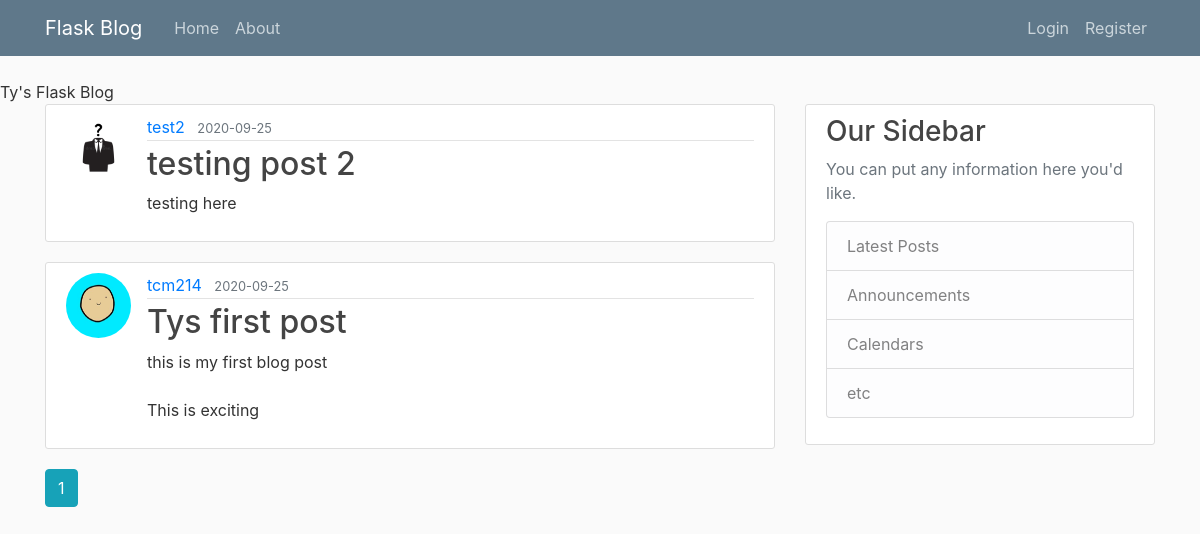
The app's page /home, older data.
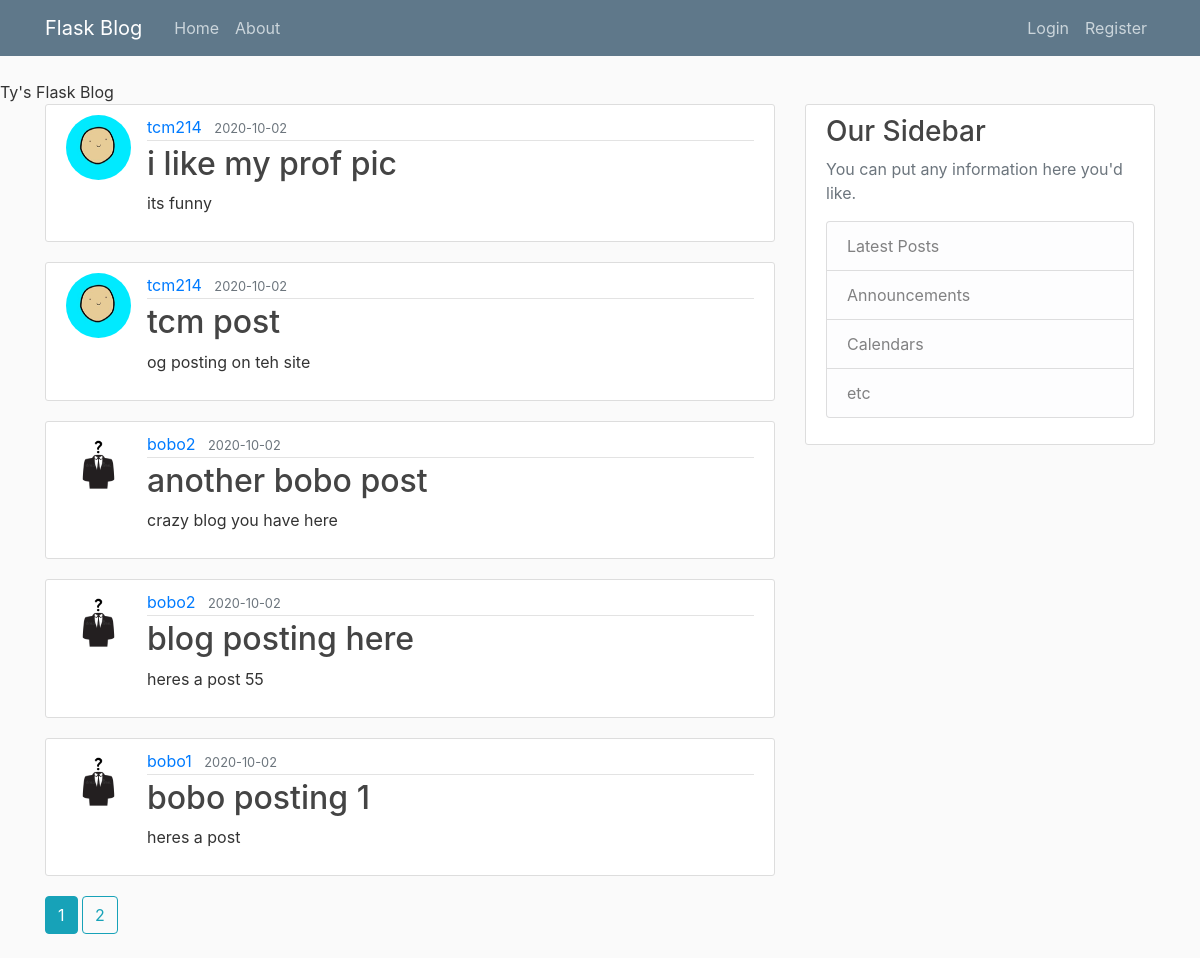
The same page, newer data.
### flask_project/models.py (models this page shows, shortened)
class Post(db.Model):
	id = db.Column(db.Integer, primary_key=True)
	title = db.Column(db.String(80), nullable=False)
	date_posted = db.Column(db.DateTime, nullable=False, default=datetime.utcnow)
	content = db.Column(db.Text, nullable=False)
	user_id = db.Column(db.Integer, db.ForeignKey('user.id'), nullable=False)

class User(db.Model, UserMixin):
	id = db.Column(db.Integer, primary_key=True)
	username = db.Column(db.String(20), unique=True, nullable=False)
	email = db.Column(db.String(120), unique=True, nullable=False)
	image_file = db.Column(db.String(20), nullable=False, default='default.jpg')
	password = db.Column(db.String(60), nullable=False)
	posts = db.relationship('Post', backref='author', lazy=True)

### flask_project/routes.py (the view)
@app.route("/")
@app.route("/home")
def home():
	page = request.args.get('page', 1, type=int)
	posts = Post.query.order_by(Post.date_posted.desc()).paginate(page=page, per_page=5)
	return render_template("home.html", posts=posts)

### flask_project/templates/home.html
{% extends "layout.html" %}
{% block content %}
	{% for post in posts.items %}
		<article class="media content-section">
    <img class="rounded-circle article-img" src="{{ url_for('static', filename='profile_pics/' + post.author.image_file) }}">
      <div class="media-body">
        <div class="article-metadata">
          <a class="mr-2" href="#">{{ post.author.username }}</a>
          <small class="text-muted">{{ post.date_posted.strftime('%Y-%m-%d') }}</small>
        </div>
        <h2><a class="article-title" href="{{ url_for('post', post_id=post.id) }}">{{ post.title }}</a></h2>
        <p class="article-content">{{ post.content }}</p>
      </div>
    </article>
	{% endfor %}
  {% for page_num in posts.iter_pages(left_edge=1, right_edge=1, left_current=1, right_current=2) %}
    {% if page_num %}
      {% if posts.page == page_num %}
        <a class="btn btn-info mb-4"href="{{ url_for('home', page=page_num) }}">{{ page_num }}</a>
      {% else %}
        <a class="btn btn-outline-info mb-4"href="{{ url_for('home', page=page_num) }}">{{ page_num }}</a>
      {% endif %}
    {% else %}
      ...
    {% endif %}
  {% endfor %}
{% endblock content %}

Row changes from the older to the newer data that the page shows:
no longer on this page (row unchanged): Post: image_file (placeholder picture), author.username "test2", date_posted "2020-09-25", title "testing post 2", content "testing here"
no longer on this page (row unchanged): Post: image_file (picture), author.username "tcm214", date_posted "2020-09-25", title "Tys first post", content "this is my first blog post This is exciting"
added Post: image_file (picture), author.username "tcm214", date_posted "2020-10-02", title "i like my prof pic", content "its funny"
added Post: image_file (picture), author.username "tcm214", date_posted "2020-10-02", title "tcm post", content "og posting on teh site"
added Post: image_file (placeholder picture), author.username "bobo2", date_posted "2020-10-02", title "another bobo post", content "crazy blog you have here"
added Post: image_file (placeholder picture), author.username "bobo2", date_posted "2020-10-02", title "blog posting here", content "heres a post 55"
added Post: image_file (placeholder picture), author.username "bobo1", date_posted "2020-10-02", title "bobo posting 1", content "heres a post"
Text that changed along with them:
new list line: "2"
